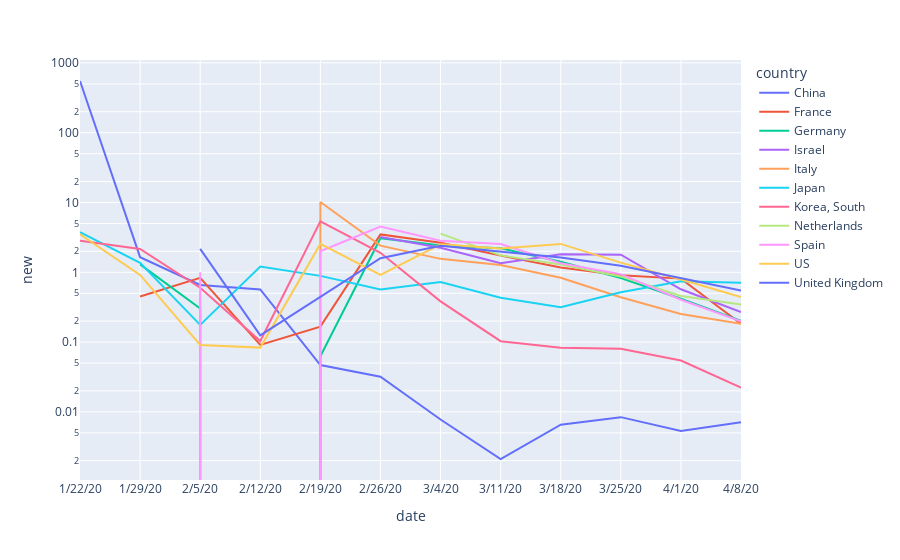

Write notebook code for a chart like this one.
### Code cell
fig = px.line(week_of_interest, x="date", y="new", color='country', log_y=True)
fig.show()

### Figure 1 — Plotly figure (JSON) as saved in the notebook; plotly's stock layout.template omitted (floating-point values rounded to 4 significant figures)
{"data": [{"hoverlabel": {"namelength": 0}, "hovertemplate": "country=China<br>date=%{x}<br>new=%{y}", "legendgroup": "China", "line": {"color": "#636efa", "dash": "solid"}, "mode": "lines", "name": "China", "showlegend": true, "type": "scatter", "x": ["1/22/20", "1/29/20", "2/5/20", "2/12/20", "2/19/20", "2/26/20", "3/4/20", "3/11/20", "3/18/20", "3/25/20", "4/1/20", "4/8/20"], "xaxis": "x", "y": [550.9, 1.646, 0.6599, 0.5679, 0.0469, 0.03182, 0.007775, 0.002112, 0.006558, 0.008402, 0.005323, 0.007087], "yaxis": "y"}, {"hoverlabel": {"namelength": 0}, "hovertemplate": "country=France<br>date=%{x}<br>new=%{y}", "legendgroup": "France", "line": {"color": "#EF553B", "dash": "solid"}, "mode": "lines", "name": "France", "showlegend": true, "type": "scatter", "x": ["1/22/20", "1/29/20", "2/5/20", "2/12/20", "2/19/20", "2/26/20", "3/4/20", "3/11/20", "3/18/20", "3/25/20", "4/1/20", "4/8/20"], "xaxis": "x", "y": [null, 0.45, 0.8333, 0.09091, 0.1667, 3.489, 2.649, 1.742, 1.168, 0.9045, 0.812, 0.1827], "yaxis": "y"}, {"hoverlabel": {"namelength": 0}, "hovertemplate": "country=Germany<br>date=%{x}<br>new=%{y}", "legendgroup": "Germany", "line": {"color": "#00cc96", "dash": "solid"}, "mode": "lines", "name": "Germany", "showlegend": true, "type": "scatter", "x": ["1/22/20", "1/29/20", "2/5/20", "2/12/20", "2/19/20", "2/26/20", "3/4/20", "3/11/20", "3/18/20", "3/25/20", "4/1/20", "4/8/20"], "xaxis": "x", "y": [null, 1.3, 0.3031, 0, 0.0625, 3.083, 2.43, 2.207, 1.412, 0.8277, 0.4184, 0.2024], "yaxis": "y"}, {"hoverlabel": {"namelength": 0}, "hovertemplate": "country=Israel<br>date=%{x}<br>new=%{y}", "legendgroup": "Israel", "line": {"color": "#ab63fa", "dash": "solid"}, "mode": "lines", "name": "Israel", "showlegend": true, "type": "scatter", "x": ["1/22/20", "1/29/20", "2/5/20", "2/12/20", "2/19/20", "2/26/20", "3/4/20", "3/11/20", "3/18/20", "3/25/20", "4/1/20", "4/8/20"], "xaxis": "x", "y": [0, 0, 0, 0, null, 3.212, 2.244, 1.354, 1.814, 1.79, 0.5714, 0.2699], "yaxis": "y"}, {"hoverlabel": {"namelength": 0}, "hovertemplate": "country=Italy<br>date=%{x}<br>new=%{y}", "legendgroup": "Italy", "line": {"color": "#FFA15A", "dash": "solid"}, "mode": "lines", "name": "Italy", "showlegend": true, "type": "scatter", "x": ["1/22/20", "1/29/20", "2/5/20", "2/12/20", "2/19/20", "2/26/20", "3/4/20", "3/11/20", "3/18/20", "3/25/20", "4/1/20", "4/8/20"], "xaxis": "x", "y": [0, null, 0.5, 0, 10.15, 2.411, 1.558, 1.269, 0.8347, 0.4388, 0.2528, 0.1834], "yaxis": "y"}, {"hoverlabel": {"namelength": 0}, "hovertemplate": "country=Japan<br>date=%{x}<br>new=%{y}", "legendgroup": "Japan", "line": {"color": "#19d3f3", "dash": "solid"}, "mode": "lines", "name": "Japan", "showlegend": true, "type": "scatter", "x": ["1/22/20", "1/29/20", "2/5/20", "2/12/20", "2/19/20", "2/26/20", "3/4/20", "3/11/20", "3/18/20", "3/25/20", "4/1/20", "4/8/20"], "xaxis": "x", "y": [3.75, 1.368, 0.1764, 1.207, 0.8888, 0.5684, 0.7254, 0.4314, 0.3153, 0.5172, 0.7421, 0.7102], "yaxis": "y"}, {"hoverlabel": {"namelength": 0}, "hovertemplate": "country=Korea, South<br>date=%{x}<br>new=%{y}", "legendgroup": "Korea, South", "line": {"color": "#FF6692", "dash": "solid"}, "mode": "lines", "name": "Korea, South", "showlegend": true, "type": "scatter", "x": ["1/22/20", "1/29/20", "2/5/20", "2/12/20", "2/19/20", "2/26/20", "3/4/20", "3/11/20", "3/18/20", "3/25/20", "4/1/20", "4/8/20"], "xaxis": "x", "y": [2.833, 2.158, 0.6002, 0.1035, 5.386, 1.905, 0.3837, 0.103, 0.08329, 0.0801, 0.05442, 0.02234], "yaxis": "y"}, {"hoverlabel": {"namelength": 0}, "hovertemplate": "country=Netherlands<br>date=%{x}<br>new=%{y}", "legendgroup": "Netherlands", "line": {"color": "#B6E880", "dash": "solid"}, "mode": "lines", "name": "Netherlands", "showlegend": true, "type": "scatter", "x": ["1/22/20", "1/29/20", "2/5/20", "2/12/20", "2/19/20", "2/26/20", "3/4/20", "3/11/20", "3/18/20", "3/25/20", "4/1/20", "4/8/20"], "xaxis": "x", "y": [0, 0, 0, 0, 0, null, 3.582, 1.748, 1.29, 0.8734, 0.4569, 0.3446], "yaxis": "y"}, {"hoverlabel": {"namelength": 0}, "hovertemplate": "country=Spain<br>date=%{x}<br>new=%{y}", "legendgroup": "Spain", "line": {"color": "#FF97FF", "dash": "solid"}, "mode": "lines", "name": "Spain", "showlegend": true, "type": "scatter", "x": ["1/22/20", "1/29/20", "2/5/20", "2/12/20", "2/19/20", "2/26/20", "3/4/20", "3/11/20", "3/18/20", "3/25/20", "4/1/20", "4/8/20"], "xaxis": "x", "y": [0, null, 1, 0, 2, 4.53, 2.827, 2.539, 1.345, 0.9425, 0.404, 0.1983], "yaxis": "y"}, {"hoverlabel": {"namelength": 0}, "hovertemplate": "country=US<br>date=%{x}<br>new=%{y}", "legendgroup": "US", "line": {"color": "#FECB52", "dash": "solid"}, "mode": "lines", "name": "US", "showlegend": true, "type": "scatter", "x": ["1/22/20", "1/29/20", "2/5/20", "2/12/20", "2/19/20", "2/26/20", "3/4/20", "3/11/20", "3/18/20", "3/25/20", "4/1/20", "4/8/20"], "xaxis": "x", "y": [3.5, 0.9179, 0.09091, 0.08333, 2.554, 0.9196, 2.52, 2.189, 2.552, 1.377, 0.7874, 0.4416], "yaxis": "y"}, {"hoverlabel": {"namelength": 0}, "hovertemplate": "country=United Kingdom<br>date=%{x}<br>new=%{y}", "legendgroup": "United Kingdom", "line": {"color": "#636efa", "dash": "solid"}, "mode": "lines", "name": "United Kingdom", "showlegend": true, "type": "scatter", "x": ["1/22/20", "1/29/20", "2/5/20", "2/12/20", "2/19/20", "2/26/20", "3/4/20", "3/11/20", "3/18/20", "3/25/20", "4/1/20", "4/8/20"], "xaxis": "x", "y": [0, null, 2.167, 0.125, 0.4444, 1.589, 2.403, 1.988, 1.635, 1.241, 0.8362, 0.5504], "yaxis": "y"}], "layout": {"legend": {"title": {"text": "country"}, "tracegroupgap": 0}, "margin": {"t": 60}, "xaxis": {"anchor": "y", "domain": [0, 1], "title": {"text": "date"}}, "yaxis": {"anchor": "x", "domain": [0, 1], "title": {"text": "new"}, "type": "log"}}}
